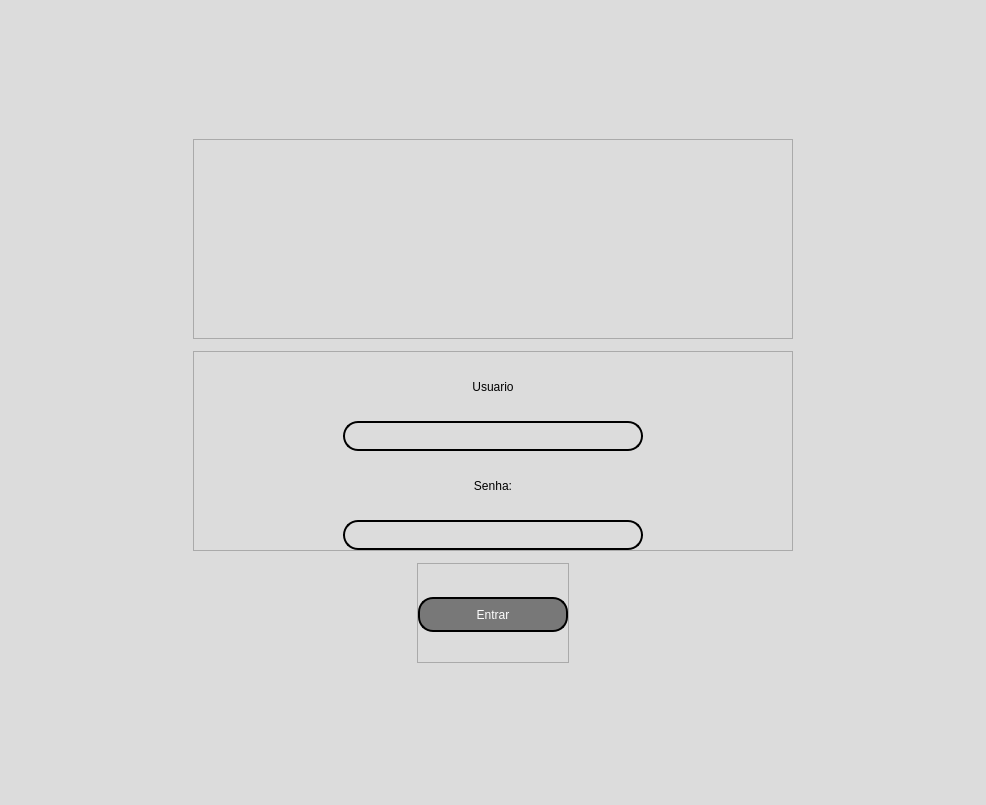
<?xml version="1.0" encoding="UTF-8"?>
<ui version="4.0">
 <class>MainWindow</class>
 <widget class="QMainWindow" name="MainWindow">
  <property name="geometry">
   <rect>
    <x>0</x>
    <y>0</y>
    <width>986</width>
    <height>805</height>
   </rect>
  </property>
  <property name="windowTitle">
   <string>MainWindow</string>
  </property>
  <widget class="QWidget" name="centralwidget">
   <property name="minimumSize">
    <size>
     <width>450</width>
     <height>550</height>
    </size>
   </property>
   <property name="sizeIncrement">
    <size>
     <width>0</width>
     <height>0</height>
    </size>
   </property>
   <layout class="QVBoxLayout" name="verticalLayout">
    <property name="spacing">
     <number>0</number>
    </property>
    <property name="leftMargin">
     <number>0</number>
    </property>
    <property name="topMargin">
     <number>0</number>
    </property>
    <property name="rightMargin">
     <number>0</number>
    </property>
    <property name="bottomMargin">
     <number>0</number>
    </property>
    <item>
     <widget class="QFrame" name="frame">
      <property name="styleSheet">
       <string notr="true">background-color: rgb(220, 220, 220);</string>
      </property>
      <property name="frameShape">
       <enum>QFrame::NoFrame</enum>
      </property>
      <property name="frameShadow">
       <enum>QFrame::Raised</enum>
      </property>
      <layout class="QHBoxLayout" name="horizontalLayout">
       <property name="spacing">
        <number>0</number>
       </property>
       <property name="leftMargin">
        <number>0</number>
       </property>
       <property name="topMargin">
        <number>0</number>
       </property>
       <property name="rightMargin">
        <number>0</number>
       </property>
       <property name="bottomMargin">
        <number>0</number>
       </property>
       <item>
        <widget class="QFrame" name="frame_4">
         <property name="maximumSize">
          <size>
           <width>600</width>
           <height>550</height>
          </size>
         </property>
         <property name="styleSheet">
          <string notr="true">background-color: rgb(220, 220, 220);</string>
         </property>
         <property name="frameShape">
          <enum>QFrame::NoFrame</enum>
         </property>
         <property name="frameShadow">
          <enum>QFrame::Raised</enum>
         </property>
         <layout class="QVBoxLayout" name="verticalLayout_3">
          <property name="spacing">
           <number>0</number>
          </property>
          <property name="leftMargin">
           <number>0</number>
          </property>
          <property name="topMargin">
           <number>0</number>
          </property>
          <property name="rightMargin">
           <number>0</number>
          </property>
          <property name="bottomMargin">
           <number>0</number>
          </property>
          <item>
           <widget class="QFrame" name="frame_6">
            <property name="maximumSize">
             <size>
              <width>16777215</width>
              <height>200</height>
             </size>
            </property>
            <property name="styleSheet">
             <string notr="true"/>
            </property>
            <property name="frameShape">
             <enum>QFrame::StyledPanel</enum>
            </property>
            <property name="frameShadow">
             <enum>QFrame::Raised</enum>
            </property>
            <layout class="QHBoxLayout" name="horizontalLayout_2">
             <item>
              <widget class="QLabel" name="label">
               <property name="minimumSize">
                <size>
                 <width>100</width>
                 <height>100</height>
                </size>
               </property>
               <property name="text">
                <string/>
               </property>
               <property name="pixmap">
                <pixmap>Login/PNG/icon_repono.png</pixmap>
               </property>
               <property name="scaledContents">
                <bool>false</bool>
               </property>
              </widget>
             </item>
            </layout>
           </widget>
          </item>
          <item>
           <widget class="QFrame" name="frame_5">
            <property name="maximumSize">
             <size>
              <width>16777215</width>
              <height>200</height>
             </size>
            </property>
            <property name="styleSheet">
             <string notr="true">background-color: rgb(220, 220, 220);</string>
            </property>
            <property name="frameShape">
             <enum>QFrame::StyledPanel</enum>
            </property>
            <property name="frameShadow">
             <enum>QFrame::Raised</enum>
            </property>
            <layout class="QVBoxLayout" name="verticalLayout_4">
             <property name="spacing">
              <number>0</number>
             </property>
             <property name="leftMargin">
              <number>0</number>
             </property>
             <property name="topMargin">
              <number>0</number>
             </property>
             <property name="rightMargin">
              <number>0</number>
             </property>
             <property name="bottomMargin">
              <number>0</number>
             </property>
             <item>
              <widget class="QLabel" name="label_2">
               <property name="styleSheet">
                <string notr="true">font: 81 8pt &quot;Rockwell Extra Bold&quot;;
font: 63 14pt &quot;Open Sans Semibold&quot;;
background-color: rgb(220, 220, 220);</string>
               </property>
               <property name="text">
                <string>Usuario</string>
               </property>
               <property name="alignment">
                <set>Qt::AlignCenter</set>
               </property>
              </widget>
             </item>
             <item alignment="Qt::AlignHCenter">
              <widget class="QLineEdit" name="ent_user">
               <property name="minimumSize">
                <size>
                 <width>300</width>
                 <height>30</height>
                </size>
               </property>
               <property name="maximumSize">
                <size>
                 <width>400</width>
                 <height>16777215</height>
                </size>
               </property>
               <property name="styleSheet">
                <string notr="true">QLineEdit {
border-style: outset;
border-width: 2px;
border-radius: 15px;
border-color: black;
font: 87 12pt &quot;Segoe UI Black&quot;;
	color: rgb(0, 0, 0);
}</string>
               </property>
               <property name="alignment">
                <set>Qt::AlignCenter</set>
               </property>
              </widget>
             </item>
             <item>
              <widget class="QLabel" name="label_4">
               <property name="styleSheet">
                <string notr="true">font: 81 8pt &quot;Rockwell Extra Bold&quot;;
font: 63 14pt &quot;Open Sans Semibold&quot;;</string>
               </property>
               <property name="text">
                <string>Senha:</string>
               </property>
               <property name="alignment">
                <set>Qt::AlignCenter</set>
               </property>
              </widget>
             </item>
             <item alignment="Qt::AlignHCenter">
              <widget class="QLineEdit" name="ent_senha">
               <property name="minimumSize">
                <size>
                 <width>300</width>
                 <height>30</height>
                </size>
               </property>
               <property name="maximumSize">
                <size>
                 <width>400</width>
                 <height>16777215</height>
                </size>
               </property>
               <property name="layoutDirection">
                <enum>Qt::LeftToRight</enum>
               </property>
               <property name="styleSheet">
                <string notr="true">QLineEdit {
border-style: outset;
border-width: 2px;
border-radius: 15px;
border-color: black;
font: 87 12pt &quot;Segoe UI Black&quot;;
	color: rgb(0, 0, 0);
}</string>
               </property>
               <property name="echoMode">
                <enum>QLineEdit::Password</enum>
               </property>
               <property name="alignment">
                <set>Qt::AlignCenter</set>
               </property>
              </widget>
             </item>
            </layout>
           </widget>
          </item>
          <item alignment="Qt::AlignHCenter">
           <widget class="QFrame" name="frame_7">
            <property name="maximumSize">
             <size>
              <width>16777215</width>
              <height>100</height>
             </size>
            </property>
            <property name="frameShape">
             <enum>QFrame::StyledPanel</enum>
            </property>
            <property name="frameShadow">
             <enum>QFrame::Raised</enum>
            </property>
            <layout class="QVBoxLayout" name="verticalLayout_2">
             <property name="spacing">
              <number>0</number>
             </property>
             <property name="leftMargin">
              <number>0</number>
             </property>
             <property name="topMargin">
              <number>0</number>
             </property>
             <property name="rightMargin">
              <number>0</number>
             </property>
             <property name="bottomMargin">
              <number>0</number>
             </property>
             <item alignment="Qt::AlignHCenter">
              <widget class="QPushButton" name="bt_entrar">
               <property name="minimumSize">
                <size>
                 <width>150</width>
                 <height>35</height>
                </size>
               </property>
               <property name="maximumSize">
                <size>
                 <width>100</width>
                 <height>30</height>
                </size>
               </property>
               <property name="styleSheet">
                <string notr="true">QPushButton {
border-style: outset;
border-width: 2px;
border-radius: 15px;
border-color: black;
font: 87 12pt &quot;Segoe UI Black&quot;;
color: rgb(255, 255, 255);
background-color: rgb(120, 120, 120);
}
QPushButton:pressed {
border-style: outset;
border-width: 2px;
border-radius: 15px;
border-color: white;
font: 87 12pt &quot;Segoe UI Black&quot;;
color: rgb(255, 255, 255);
background-color: rgb(100, 100, 100);
}
</string>
               </property>
               <property name="text">
                <string>Entrar</string>
               </property>
              </widget>
             </item>
            </layout>
           </widget>
          </item>
         </layout>
        </widget>
       </item>
      </layout>
     </widget>
    </item>
   </layout>
  </widget>
  <widget class="QMenuBar" name="menubar">
   <property name="geometry">
    <rect>
     <x>0</x>
     <y>0</y>
     <width>986</width>
     <height>21</height>
    </rect>
   </property>
  </widget>
 </widget>
 <tabstops>
  <tabstop>ent_user</tabstop>
  <tabstop>ent_senha</tabstop>
  <tabstop>bt_entrar</tabstop>
 </tabstops>
 <resources/>
 <connections/>
</ui>
